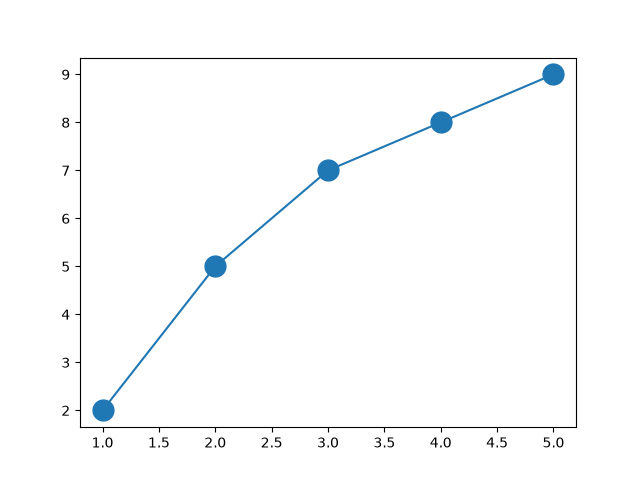

This chart was generated by the following Python code:
# Setting the size of the marker (points) in the plot
# markersize (or) ms parameter is used to set the size of the marker in the plot.

import matplotlib.pyplot as plt

x = [1, 2, 3, 4, 5]
y = [2, 5, 7, 8, 9]

plt.plot(x, y, marker='o', ms=15)
plt.savefig("04_marker_size.png")
